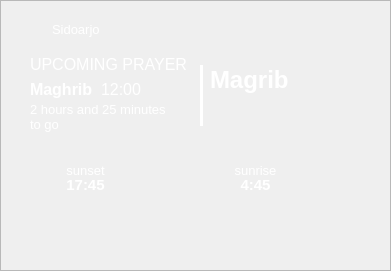
   <widget class="QFrame" name="frameDashboardUpper">
    <property name="geometry">
     <rect>
      <x>-10</x>
      <y>0</y>
      <width>391</width>
      <height>271</height>
     </rect>
    </property>
    <property name="styleSheet">
     <string notr="true">#frameDashboardUpper{
	background-image:url('icon/bg6-3.jpg');
        background-position:center;
}</string>
    </property>
    <property name="frameShape">
     <enum>QFrame::StyledPanel</enum>
    </property>
    <property name="frameShadow">
     <enum>QFrame::Raised</enum>
    </property>
    <widget class="QLabel" name="label_31">
     <property name="geometry">
      <rect>
       <x>30</x>
       <y>56</y>
       <width>171</width>
       <height>17</height>
      </rect>
     </property>
     <property name="font">
      <font>
       <family>Ubuntu</family>
       <pointsize>12</pointsize>
      </font>
     </property>
     <property name="styleSheet">
      <string notr="true">.QLabel{
	color:white;
}</string>
     </property>
     <property name="text">
      <string>UPCOMING PRAYER</string>
     </property>
    </widget>
    <widget class="QLabel" name="lblUpcomingWaktu">
     <property name="geometry">
      <rect>
       <x>30</x>
       <y>80</y>
       <width>71</width>
       <height>18</height>
      </rect>
     </property>
     <property name="font">
      <font>
       <family>Ubuntu</family>
       <pointsize>12</pointsize>
       <bold>true</bold>
      </font>
     </property>
     <property name="styleSheet">
      <string notr="true">.QLabel{
	color:white;
	font-weight:bold;
}</string>
     </property>
     <property name="text">
      <string>Maghrib</string>
     </property>
    </widget>
    <widget class="QLabel" name="lblUpcomingJam">
     <property name="geometry">
      <rect>
       <x>101</x>
       <y>81</y>
       <width>61</width>
       <height>17</height>
      </rect>
     </property>
     <property name="font">
      <font>
       <family>Ubuntu</family>
       <pointsize>12</pointsize>
      </font>
     </property>
     <property name="styleSheet">
      <string notr="true">.QLabel{
	color:white;
}</string>
     </property>
     <property name="text">
      <string>12:00</string>
     </property>
    </widget>
    <widget class="QLabel" name="lblRemaining">
     <property name="geometry">
      <rect>
       <x>30</x>
       <y>102</y>
       <width>141</width>
       <height>41</height>
      </rect>
     </property>
     <property name="font">
      <font>
       <family>Ubuntu</family>
       <pointsize>10</pointsize>
      </font>
     </property>
     <property name="styleSheet">
      <string notr="true">.QLabel{
	color:white;
}</string>
     </property>
     <property name="text">
      <string>2 hours and 25 minutes to go</string>
     </property>
     <property name="alignment">
      <set>Qt::AlignLeading|Qt::AlignLeft|Qt::AlignTop</set>
     </property>
     <property name="wordWrap">
      <bool>true</bool>
     </property>
    </widget>
    <widget class="QFrame" name="frame_6">
     <property name="geometry">
      <rect>
       <x>200</x>
       <y>65</y>
       <width>20</width>
       <height>61</height>
      </rect>
     </property>
     <property name="styleSheet">
      <string notr="true">#frame_6{
	border-style:outer;
	border-left:3px solid white;
}</string>
     </property>
     <property name="frameShape">
      <enum>QFrame::StyledPanel</enum>
     </property>
     <property name="frameShadow">
      <enum>QFrame::Raised</enum>
     </property>
    </widget>
    <widget class="QLabel" name="lblCurrentWaktu">
     <property name="geometry">
      <rect>
       <x>210</x>
       <y>66</y>
       <width>171</width>
       <height>61</height>
      </rect>
     </property>
     <property name="font">
      <font>
       <family>Ubuntu</family>
       <pointsize>18</pointsize>
       <bold>true</bold>
      </font>
     </property>
     <property name="styleSheet">
      <string notr="true">.QLabel{
	color:white;
}</string>
     </property>
     <property name="text">
      <string>Magrib</string>
     </property>
     <property name="alignment">
      <set>Qt::AlignLeading|Qt::AlignLeft|Qt::AlignTop</set>
     </property>
    </widget>
    <widget class="QLabel" name="lblLocation">
     <property name="geometry">
      <rect>
       <x>30</x>
       <y>19</y>
       <width>21</width>
       <height>21</height>
      </rect>
     </property>
     <property name="font">
      <font>
       <family>Ubuntu</family>
       <pointsize>12</pointsize>
      </font>
     </property>
     <property name="styleSheet">
      <string notr="true">#lblLocation{
	color:white;
	background-image:url('icon/location_on-24px.svg');
background-position:center;
}</string>
     </property>
     <property name="text">
      <string/>
     </property>
    </widget>
    <widget class="QLabel" name="lblCity">
     <property name="geometry">
      <rect>
       <x>52</x>
       <y>16</y>
       <width>101</width>
       <height>21</height>
      </rect>
     </property>
     <property name="font">
      <font>
       <family>Ubuntu</family>
       <pointsize>10</pointsize>
      </font>
     </property>
     <property name="styleSheet">
      <string notr="true">.QLabel{
	color:white;
}</string>
     </property>
     <property name="text">
      <string>Sidoarjo</string>
     </property>
     <property name="alignment">
      <set>Qt::AlignBottom|Qt::AlignLeading|Qt::AlignLeft</set>
     </property>
    </widget>
    <widget class="QLabel" name="label_10">
     <property name="geometry">
      <rect>
       <x>60</x>
       <y>136</y>
       <width>51</width>
       <height>32</height>
      </rect>
     </property>
     <property name="styleSheet">
      <string notr="true">.QLabel{
	background-image:url('icon/noun_Sea Sunset_395675.svg');
	background-position:center;
	background-repeat:no-repeat;
}</string>
     </property>
     <property name="text">
      <string/>
     </property>
    </widget>
    <widget class="QLabel" name="label_36">
     <property name="geometry">
      <rect>
       <x>60</x>
       <y>163</y>
       <width>51</width>
       <height>16</height>
      </rect>
     </property>
     <property name="font">
      <font>
       <family>Ubuntu</family>
       <pointsize>10</pointsize>
      </font>
     </property>
     <property name="styleSheet">
      <string notr="true">.QLabel{
	color:white;
}</string>
     </property>
     <property name="text">
      <string>sunset</string>
     </property>
     <property name="alignment">
      <set>Qt::AlignHCenter|Qt::AlignTop</set>
     </property>
     <property name="wordWrap">
      <bool>true</bool>
     </property>
    </widget>
    <widget class="QLabel" name="lblSunset">
     <property name="geometry">
      <rect>
       <x>60</x>
       <y>176</y>
       <width>51</width>
       <height>16</height>
      </rect>
     </property>
     <property name="font">
      <font>
       <family>Ubuntu</family>
       <pointsize>11</pointsize>
       <bold>true</bold>
      </font>
     </property>
     <property name="styleSheet">
      <string notr="true">.QLabel{
	color:white;
}</string>
     </property>
     <property name="text">
      <string>17:45</string>
     </property>
     <property name="alignment">
      <set>Qt::AlignHCenter|Qt::AlignTop</set>
     </property>
     <property name="wordWrap">
      <bool>true</bool>
     </property>
    </widget>
    <widget class="QLabel" name="label_46">
     <property name="geometry">
      <rect>
       <x>230</x>
       <y>163</y>
       <width>51</width>
       <height>16</height>
      </rect>
     </property>
     <property name="font">
      <font>
       <family>Ubuntu</family>
       <pointsize>10</pointsize>
      </font>
     </property>
     <property name="styleSheet">
      <string notr="true">.QLabel{
	color:white;
}</string>
     </property>
     <property name="text">
      <string>sunrise</string>
     </property>
     <property name="alignment">
      <set>Qt::AlignHCenter|Qt::AlignTop</set>
     </property>
     <property name="wordWrap">
      <bool>true</bool>
     </property>
    </widget>
    <widget class="QLabel" name="label_16">
     <property name="geometry">
      <rect>
       <x>230</x>
       <y>136</y>
       <width>51</width>
       <height>32</height>
      </rect>
     </property>
     <property name="styleSheet">
      <string notr="true">.QLabel{
	background-image:url('icon/noun_Sunrise _395417.svg');
	background-position:center;
	background-repeat:no-repeat;
}</string>
     </property>
     <property name="text">
      <string/>
     </property>
    </widget>
    <widget class="QLabel" name="lblSunrise">
     <property name="geometry">
      <rect>
       <x>230</x>
       <y>176</y>
       <width>51</width>
       <height>16</height>
      </rect>
     </property>
     <property name="font">
      <font>
       <family>Ubuntu</family>
       <pointsize>11</pointsize>
       <bold>true</bold>
      </font>
     </property>
     <property name="styleSheet">
      <string notr="true">.QLabel{
	color:white;
}</string>
     </property>
     <property name="text">
      <string>4:45</string>
     </property>
     <property name="alignment">
      <set>Qt::AlignHCenter|Qt::AlignTop</set>
     </property>
     <property name="wordWrap">
      <bool>true</bool>
     </property>
    </widget>
   </widget>
